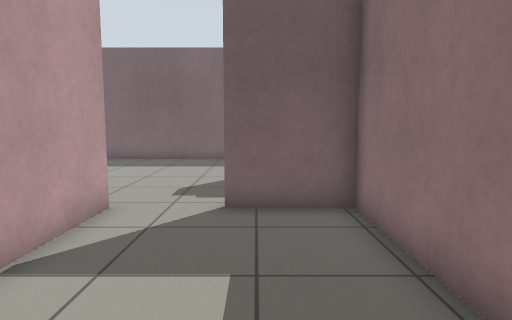
view 1 (above)

16 first-person views from a walk through a world built for the Gazebo simulator. The camera is 0.94 m above the floor, tilts 6° down and sees 75° across. The floor is counted in squares, 0.5 m on a side. Each view is taken from the middle of a square. On the plan, view 1 faces up. The plan holds only what a view shows up to about 17 squares ahead; the rest is blank. The place goes on beyond the plan.

view 2
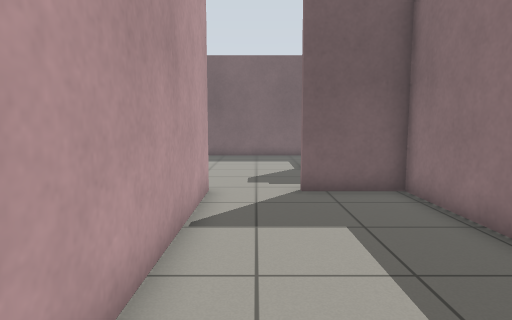

view 3
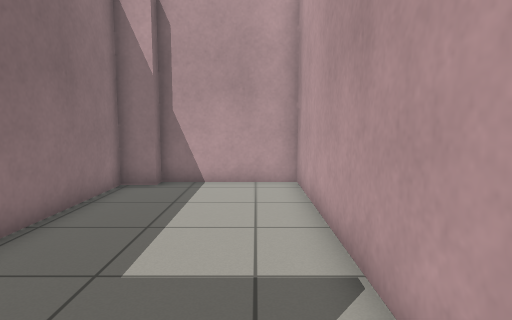

view 4
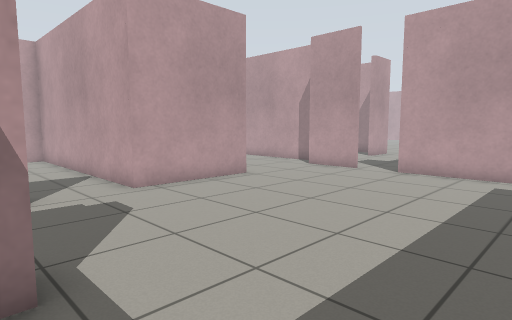

view 5
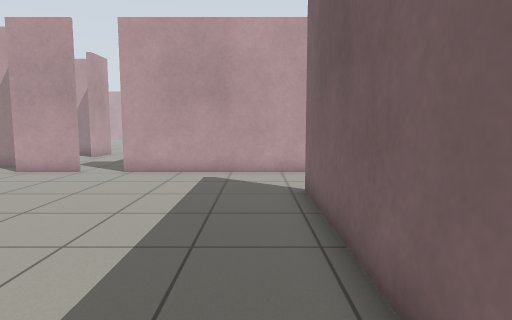

view 6
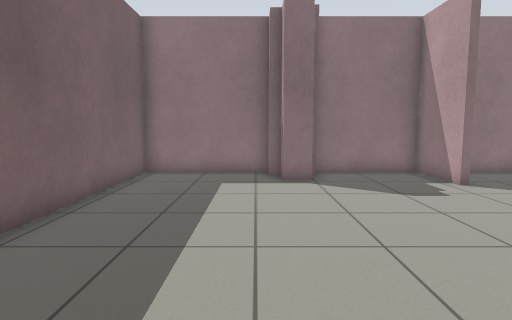

view 7
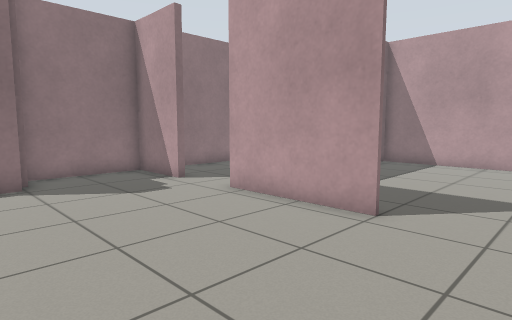

view 8
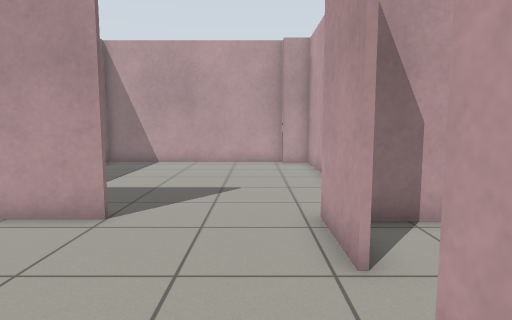

view 9
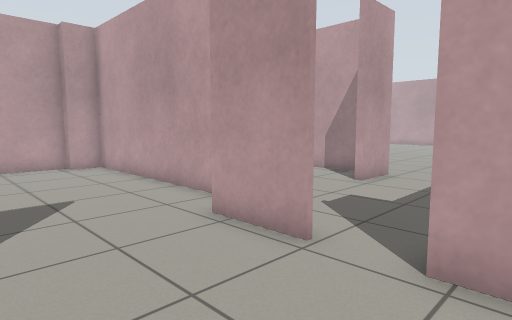

view 10
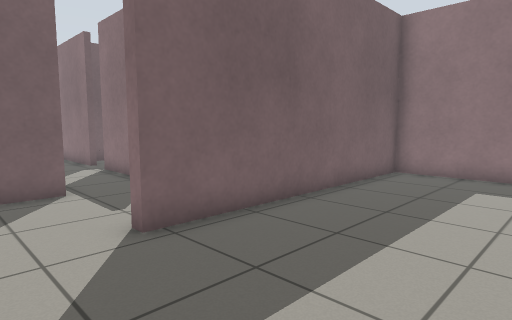

view 11
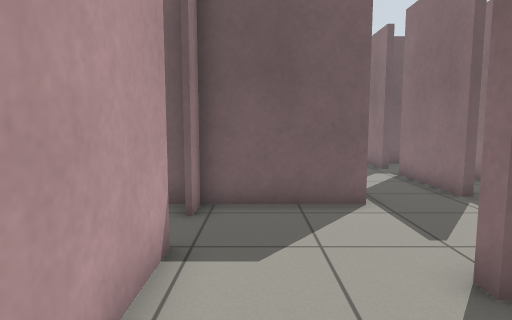

view 12
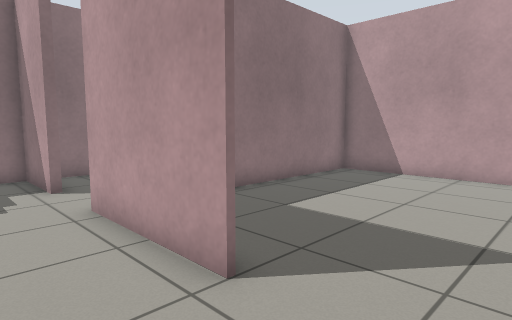

view 13
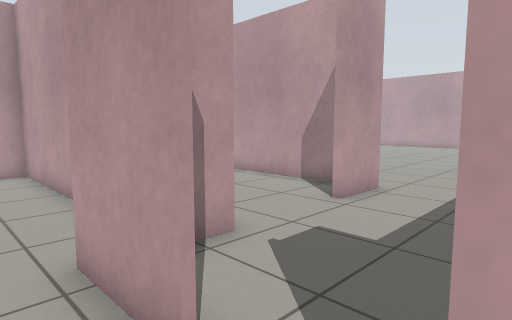

view 14
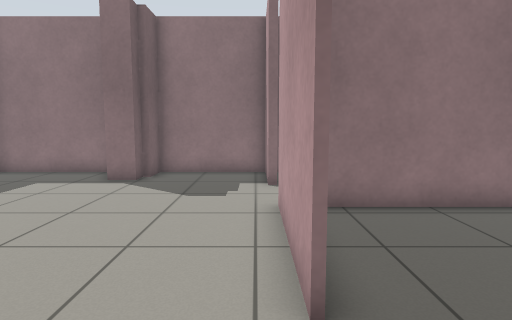

view 15
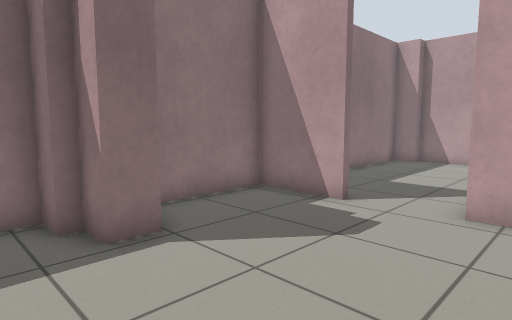

view 16
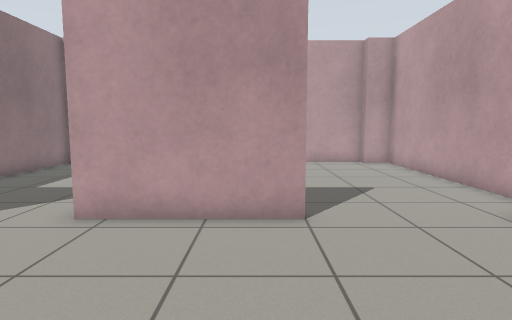

### Floor plan
Points are (right, up) in squares from view 1. A wall is a line through its corners. A room is listed if a view was taken in it or the views show most of it. See-through windows are left out.
Room 1 (views 1, 2)
walls: (1, -2.3) (2.2, -2.3) (2.2, 7.3) (-0.8, 7.3); (-3.4, 6.5) (-3.4, -2.9) (1.3, -2.9) (1.3, -2.2)
ways out: opening at (-1.5, 7) to room 2
Room 2 (views 3, 4, 5, 6, 7, 8, 9, 10, 11, 12, 13, 14, 15, 16)
walls: (-8, 7.5) (-3.4, 7.5) (-3.4, 6.5); (1, 12.1) (0.3, 12.1) (0.3, 13.1) (1.3, 13.1); (-0.8, 7.5) (2.2, 7.5) (2.2, 11.8) (0.9, 11.8); (1.3, 13.5) (2.2, 13.5) (2.2, 18.4) (-8.4, 18.4); (-12.3, 9.9) (-12.3, 7.2); (-12.3, 17.5) (-12.3, 11.6)
ways out: opening at (-1.5, 7) to room 1; opening at (-9.5, 7) to room 3; opening at (-10, 18.5) to room 4; opening at (-12, 10.5)
Room 3 (no view inside)
walls: (-13.6, 6.5) (-13.6, -2.3) (-12.3, -2.3) (-12.3, -2.9) (-3.5, -2.9) (-3.5, 6.4)
ways out: opening at (-9.5, 7) to room 2
Room 4 (no view inside)
walls: (-8.4, 18.4) (-8.4, 18.9); (-12.3, 20) (-12.3, 17.5); (-8.4, 22.7) (-12.3, 22.7) (-12.3, 21.8)
ways out: opening at (-10, 18.5) to room 2; opening at (-12, 20.5); opening at (-8, 21)

Positions as (right, up) in squares from view 1, and headings:
1: (0, 0), facing up
2: (-2, -2), facing up
3: (-2, 8), facing down
4: (1, 17), facing down-left
5: (1, 17), facing left
6: (-11, 14), facing right
7: (-11, 14), facing down-right
8: (-11, 14), facing down
9: (-8, 13), facing down-left
10: (-11, 13), facing up-right
11: (-11, 15), facing up
12: (-11, 10), facing down-right
13: (-11, 12), facing down-left
14: (-11, 8), facing right
15: (-5, 15), facing down-right
16: (-7, 14), facing down
